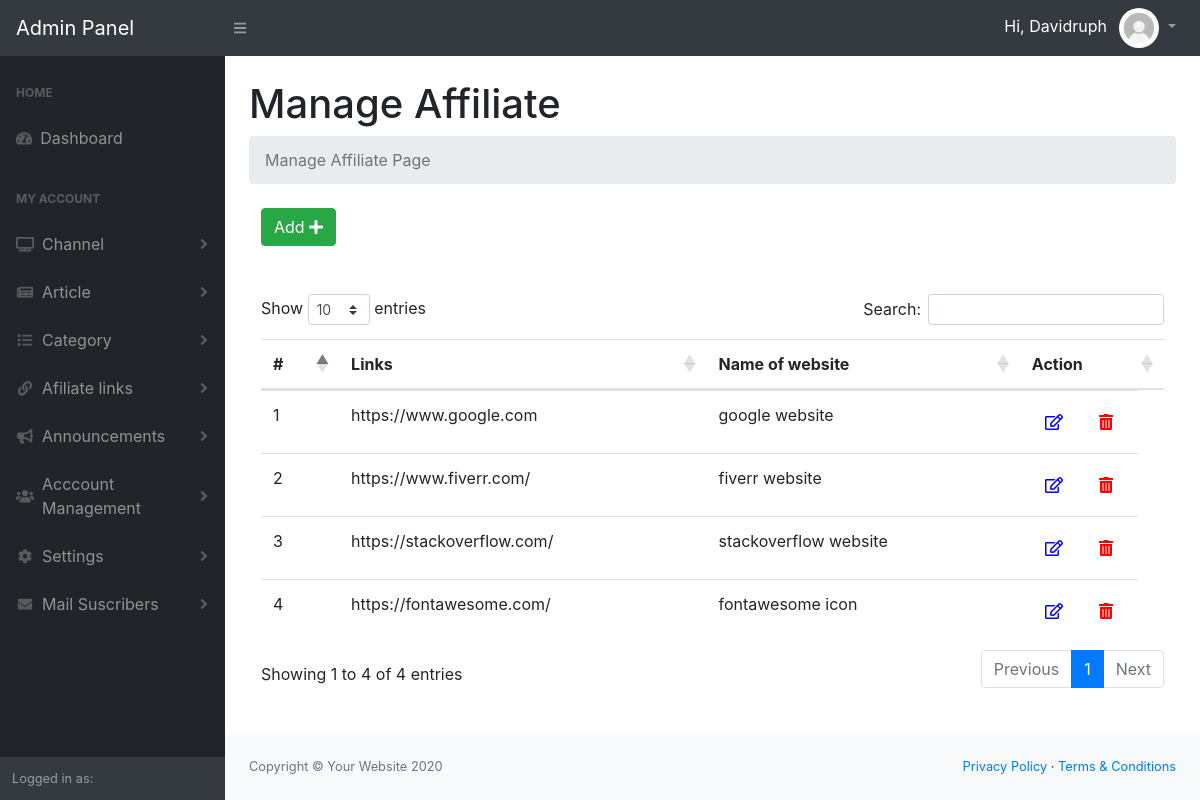
Screenshot of /admin/manage-affiliate-links.php (signed in) with the database file from the repository.
### tables this page shows
CREATE TABLE IF NOT EXISTS `affiliate` (
  `id` int(11) NOT NULL AUTO_INCREMENT,
  `link` varchar(255) NOT NULL,
  `alt` varchar(255) NOT NULL,
  `Is_Active` int(11) NOT NULL,
  `created_on` timestamp NOT NULL DEFAULT CURRENT_TIMESTAMP ON UPDATE CURRENT_TIMESTAMP,
  PRIMARY KEY (`id`)
);

### admin/manage-affiliate-links.php (the view, shortened to what this page needs)
<?php
require 'functions/dbconn.php';
$sql = 'SELECT * FROM affiliate WHERE Is_Active=1';
$statement = $connection->prepare($sql);
$statement->execute();
$affiliate = $statement->fetchAll(PDO::FETCH_ASSOC);
?>
<?php
    include('include/header.php');
?>
<?php
    include('include/sidebar.php');
?>
<main>
    <div class="container-fluid">
        <h1 class="mt-4">Manage Affiliate</h1>
        <ol class="breadcrumb mb-4">
            <li class="breadcrumb-item active">Manage Affiliate Page</li>
        </ol>
        <div class="col-md-12">
            <div class="demo-box m-t-20">
                <div class="m-b-30">
                    <a href="add-affiliate-links.php">
                    <button id="addToTable" class="btn btn-success waves-effect waves-light">Add <i class="fa fa-plus" ></i></button>
                    </a>
                </div>
                <br>
                <br>
            <div class="table-responsive">
                <table class="table m-0 table-colored-bordered table-bordered-primary" id="dataTable">
                    <thead>
                        <tr>
                            <th>#</th>
                            <th>Links</th>
                            <th>Name of website</th>
                            <th>Action</th>
                        </tr>
                    </thead>
                    <tbody>
                     <?php $counter = 0; foreach($affiliate as $aff): ?>
					<tr>
                    <td><?php echo ++$counter; ?></td>
            <td><?php echo $aff['link']; ?></td>
            <td><?php echo $aff['alt']; ?></td>
						<td style="display: inline-flex;">
              <form action="edit-affiliate-links.php" method="post">
                  <button type="submit" name="btn_edit" class="btn" style="color: blue;"><i class="far fa-edit"></i></button>
              </form>
          <form action="manage-affiliate-links.php" method="post">
              <button type="submit" name="delete_btn" class="btn" onclick="return confirm('Are you sure you want to delete this record?');" style="margin-left: 10px;color: red;"><i class="fas fa-trash-alt"></i></button>
          </form>
            </td>
					</tr>
          <?php endforeach; ?>
                    </tbody>
                </table>
                </div>
            </div>
        </div>
    </div>
</main>
<?php
    include('include/footer.php');
?>
<?php
    include('include/scripts.php');
?>

### rows the page displays
affiliate: link "https://www.google.com", alt "google website"
affiliate: link "https://www.fiverr.com/", alt "fiverr website"
affiliate: link "https://stackoverflow.com/", alt "stackoverflow website"
affiliate: link "https://fontawesome.com/", alt "fontawesome icon"

### other values shown
$user "Davidruph"
